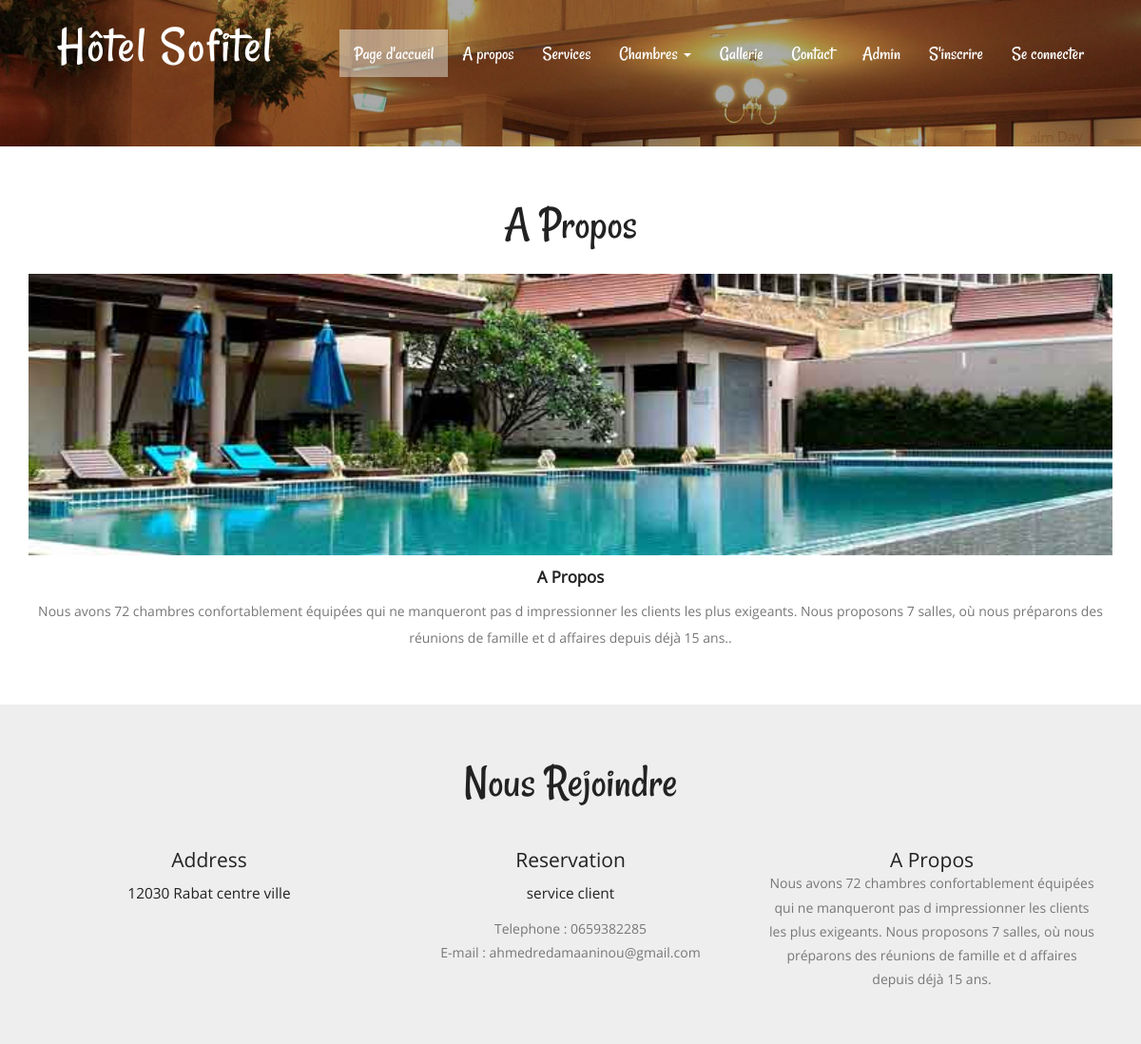
Page /supmti/about.php on the committed database.
### tables this page shows
CREATE TABLE `tblpage` (
  `ID` int(10) NOT NULL,
  `PageType` varchar(120) DEFAULT NULL,
  `PageTitle` varchar(200) DEFAULT NULL,
  `PageDescription` mediumtext DEFAULT NULL,
  `Email` varchar(120) DEFAULT NULL,
  `MobileNumber` bigint(10) DEFAULT NULL,
  `UpdationDate` timestamp NULL DEFAULT NULL ON UPDATE current_timestamp()
);

### supmti/about.php (the view, shortened to what this page needs)
<?php
include('includes/dbconnection.php');
?>
<!DOCTYPE HTML>
<html>
<head>
<link href="css/bootstrap.css" rel="stylesheet" type="text/css" media="all">
<link href="css/style.css" rel="stylesheet" type="text/css" media="all" />
</head>
<body>
			<div class="header head-top">
				<div class="container">
	<?php include_once('includes/header.php');?>
		</div>
</div>
		<div class="content">
			<div class="about-section">
			<div class="container">
				<?php
$sql="SELECT * from tblpage where PageType='aboutus'";
$query = $dbh -> prepare($sql);
$query->execute();
$results=$query->fetchAll(PDO::FETCH_OBJ);
$cnt=1;
if($query->rowCount() > 0)
{
foreach($results as $row)
{               ?>
				<h2><?php  echo htmlentities($row->PageTitle);?></h2>
				<img src="images/p1.jpg" class="img-responsive" alt="/">
				<h5><?php  echo htmlentities($row->PageTitle);?></h5>
				<p><?php  echo htmlentities($row->PageDescription);?>.</p>
				<?php $cnt=$cnt+1;}} ?>
			</div>
		</div>
		<?php include_once('includes/getintouch.php');?>
			</div>
</body>
</html>

### supmti/includes/getintouch.php
<div class="touch-section">
					<div class="container">
						<h3>Nous rejoindre</h3>
						<div class="touch-grids">
							<?php
$sql="SELECT * from tblpage where PageType='contactus'";
$query = $dbh -> prepare($sql);
$query->execute();
$results=$query->fetchAll(PDO::FETCH_OBJ);
$cnt=1;
if($query->rowCount() > 0)
{
foreach($results as $row)
{               ?>
							<div class="col-md-4 touch-grid">
								<h4>address</h4>
								<h5><?php  echo htmlentities($row->PageDescription);?></h5>
							</div>
							<div class="col-md-4 touch-grid">
								<h4>Reservation</h4>
								<h5>service client</h5>
								<p>Telephone : 0<?php  echo htmlentities($row->MobileNumber);?></p>
							<p>E-mail : <?php  echo htmlentities($row->Email);?></p>
							</div><?php $cnt=$cnt+1;}} ?>
							<div class="col-md-4 touch-grid">
								<?php
$sql="SELECT * from tblpage where PageType='aboutus'";
$query = $dbh -> prepare($sql);
$query->execute();
$results=$query->fetchAll(PDO::FETCH_OBJ);
$cnt=1;
if($query->rowCount() > 0)
{
foreach($results as $row)
{               ?>
							<h4><?php  echo htmlentities($row->PageTitle);?></h4>
								<p><?php  echo htmlentities($row->PageDescription);?></p>
							</div><?php $cnt=$cnt+1;}} ?>
							<div class="clearfix"></div>
						</div>
					</div>
					</div>

### supmti/css/style.css (style rules this page uses)
h1,h2,h3,h4,h5,h6 { padding:0 0; margin:0 0; }
p { padding:0 0; margin:0 0; }
body { padding:0 0; margin:0 0; font-family: 'OpenSans-Regular' }
.header { background:url(../images/banner1.jpg) no-repeat 0px 0px; background-size:cover; -webkit-background-size: cover; -moz-background-size: cover; -o-background-size: cover; -ms-background-size: cover; min-height:764px; padding-bottom: 4em; }
.touch-section { padding: 4em 0; text-align: center; background-color: #eee; }
.touch-grids { margin-top: 3em; }
.touch-grid h4 { font-size: 1.5em; color: #222; text-transform: capitalize; }
.touch-section h3 { font-size: 3.5em; text-transform: capitalize; font-family: 'Rancho-Regular'; color: #222; }
.touch-grid h5 { font-size: 1.1em; padding: 1em 0; color: #222; }
.touch-grid p { font-size: 1em; line-height: 1.8em; color: #777; }
.head-top { min-height: 115px !important; }
.about-section { padding:4em 0; text-align:center; }
.about-section h2 { font-size: 3.5em; text-transform: capitalize; font-family: 'Rancho-Regular'; color: #222; margin-bottom: 0.5em; }
.about-section img { width: 100%; }
.about-section h5 { font-size: 1.2em; text-transform: capitalize; color: #222; margin: 0.8em 0; font-weight: 600; }
.about-section p { font-size: 1em; line-height: 2em; color: #777; }
@media (max-width:1440px) { .header { min-height: 679px; } }
@media (max-width:1366px) { .header { min-height: 652px; } }
@media (max-width:1280px) { .header { min-height: 602px; } }

### rows in the picture
tblpage: PageTitle "A Propos", PageDescription "Nous avons 72 chambres confortablement équipées qui ne manqueront pas d impressionner les clients les plus exigeants. Nous proposons 7 salles, où nous préparons des réunions de famille et d affaires depuis déjà 15 ans."
tblpage: PageDescription "12030 Rabat centre ville", MobileNumber "659382285", Email "ahmedredamaaninou@gmail.com"
